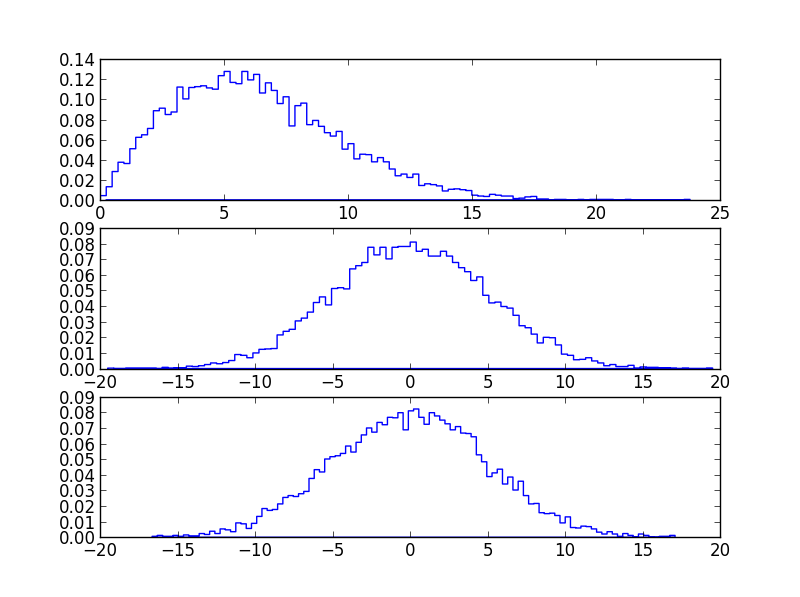

The script that drew this image:
import pylab
import random

def walkRandom(N):
    
    x = 0
    y = 0
    distance = 0
    
    for i in range(N):
        xSteps = random.random() - 0.5
        ySteps = random.random() - 0.5
        
        distance = sqrt(xSteps*xSteps + ySteps*ySteps)
        
        x += xSteps/distance
        y += ySteps/distance
        
    traveledDistance = sqrt(x*x + y*y)
        
    return (traveledDistance, x, y)
    
def simulateRandomWalks():
    
    distance = []
    xValues = []
    yValues = []
    
    for i in range(10000):
        
        distance += [walkRandom(50)[0]]
        xValues += [walkRandom(50)[1]]
        yValues += [walkRandom(50)[2]]
    
    subplot(311)
    hist(distance, bins=100, normed=True, histtype='step')    
    subplot(312)
    hist(xValues, bins=100, normed=True, histtype='step')
    subplot(313)
    hist(yValues, bins=100, normed=True, histtype='step')
